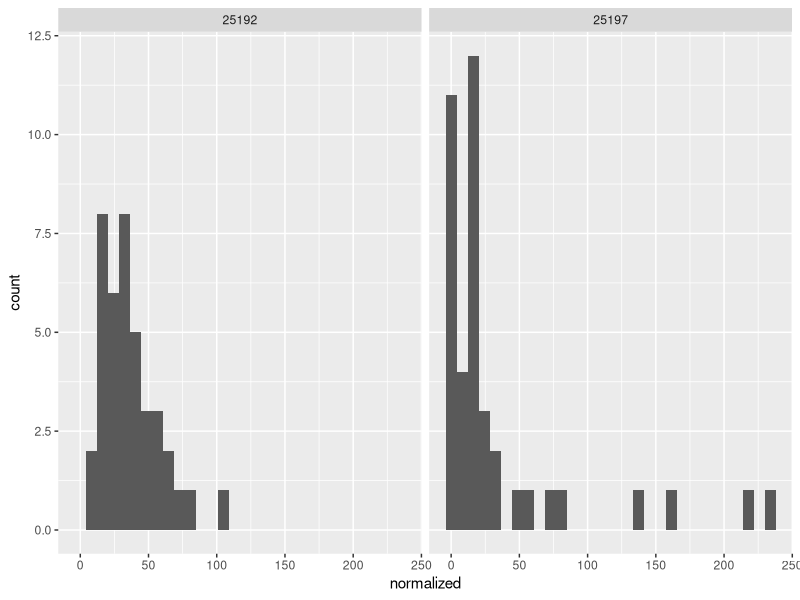
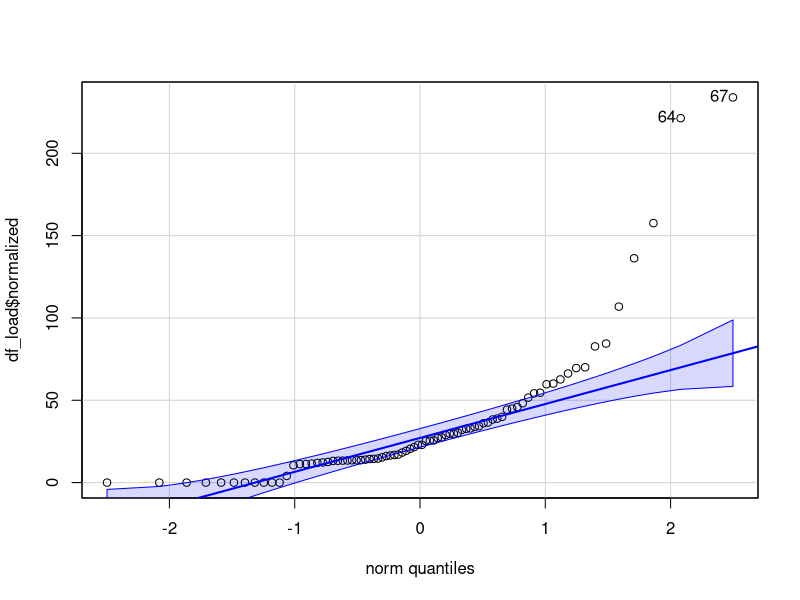
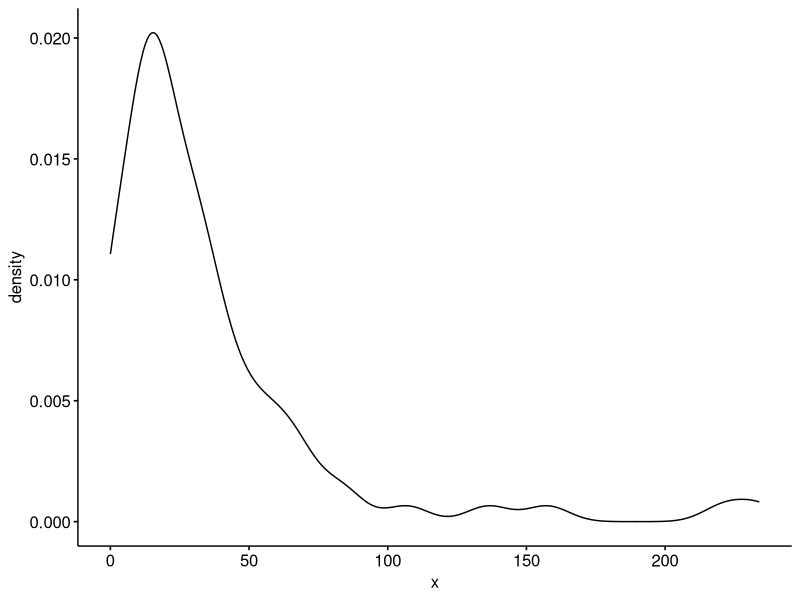
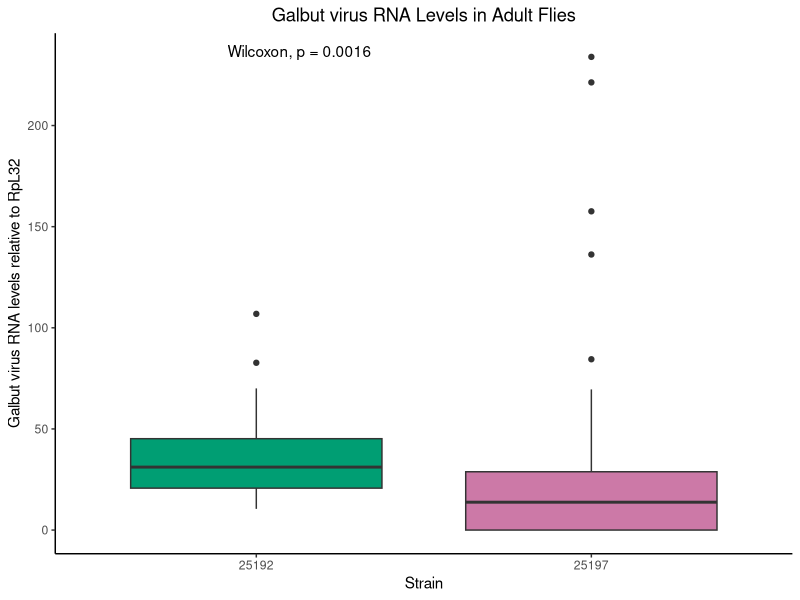
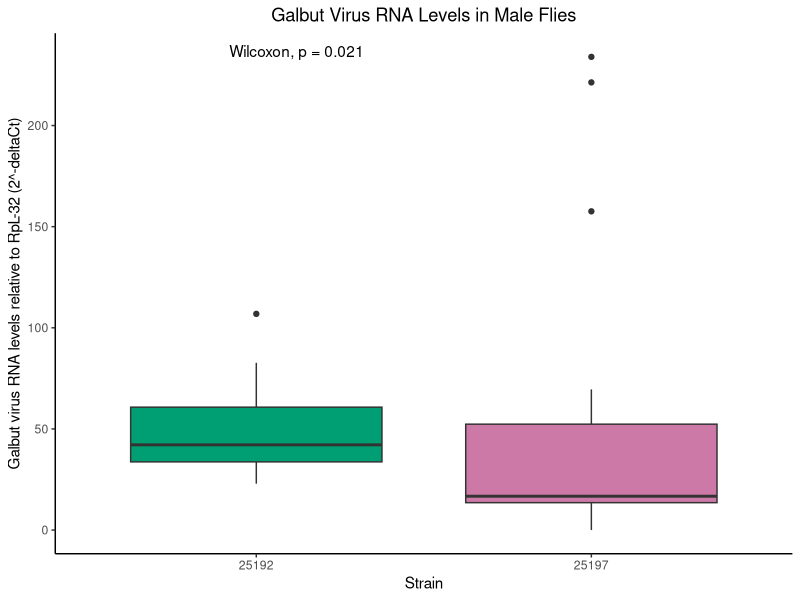
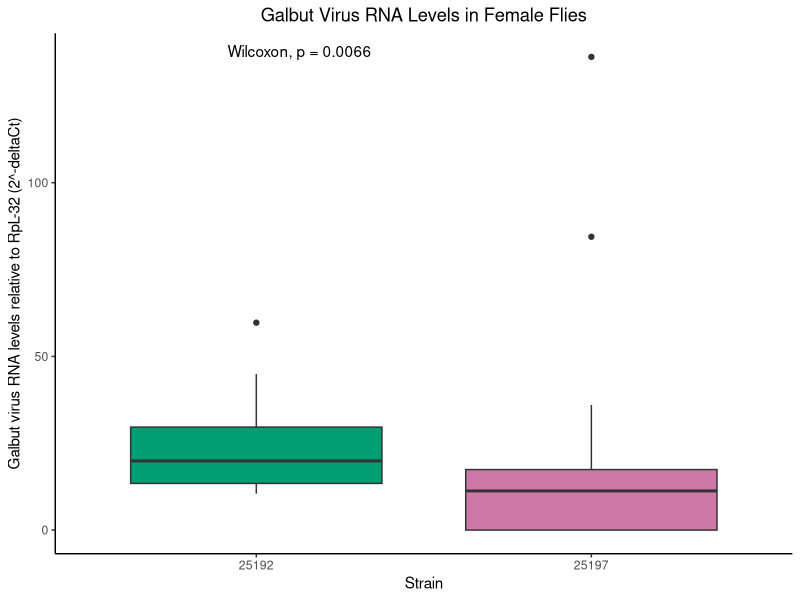
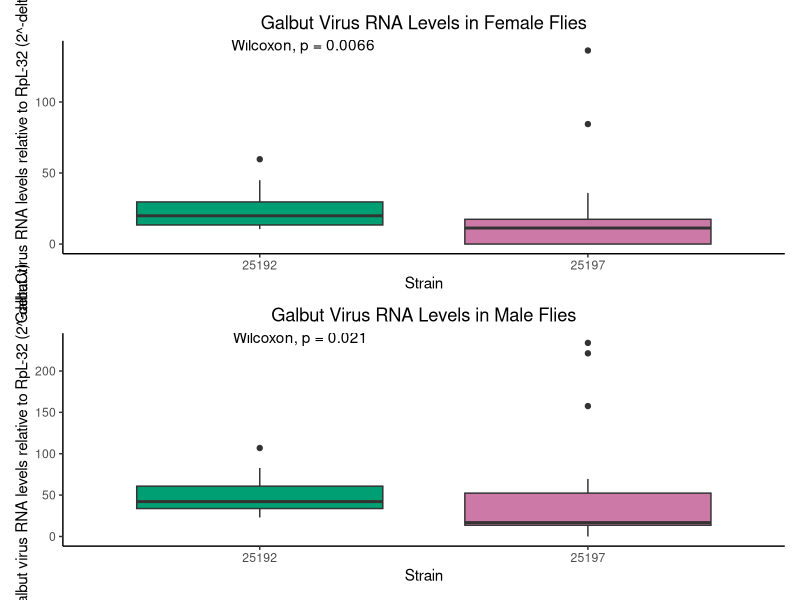
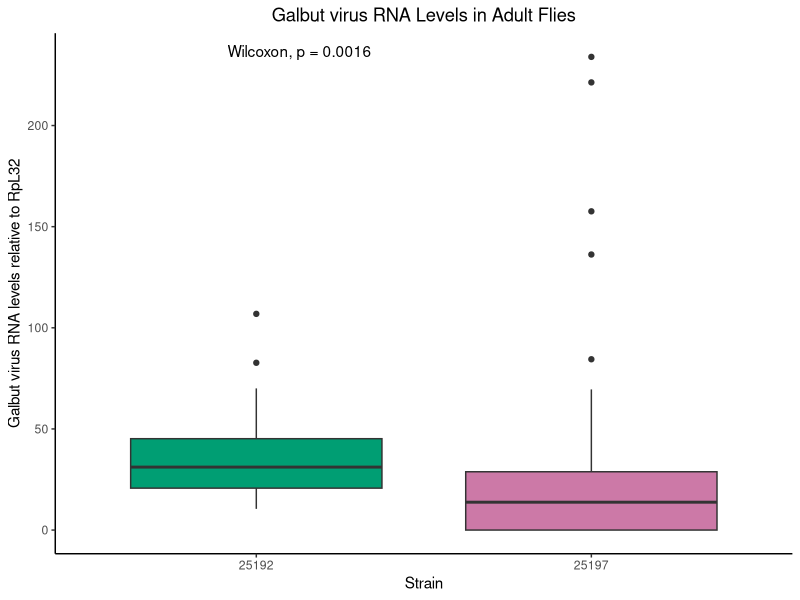

The R source for these figures, in order:
#Script for analysis for Figure 1
# Virus load analysis of testes and ovaries compared to bodies

#Aims of this script:

# 1) Plot the virus loads (as determined by virus RNA relative to RpL-32)
# 2) perform a statistical analysis to see if certain sexes have higher virus load

library(tidyverse)
library(readxl)
library(ggpubr)

#set wd to where the file is saved
setwd(dirname(rstudioapi::getActiveDocumentContext()$path))

#import the data
df_load <- read_excel("galbut_virus_load_by_sex_strain.xlsx")

#statistical analysis

#does the data follow normality assumptions
#do testing to know wilcoxon vs t test

#doesn't appear to be normalized, do wilcoxon
ggplot(df_load, aes(x = normalized)) + 
  geom_histogram() +
  facet_wrap(~strain)
library(car)
qqp(df_load$normalized)
ggdensity(df_load$normalized)


#Plot each type by the respective sex
#do wilcoxon test
#showing it on a plot to be able to use tidyverse (ggplot2 with ggpubr)

#separate each plot by sex
#not comparing across sexes, only within sexes

#plot the data altogether (male and female together)

theme_set(theme_classic())
p_load <- ggplot(df_load, aes(as.factor(strain), normalized)) +
  geom_boxplot(aes(fill = factor(strain))) +
  labs(title = "Galbut virus RNA Levels in Adult Flies",
       y = "Galbut virus RNA levels relative to RpL32",
       x = "Strain") +
  scale_fill_manual(values=c("#009E73", "#CC79A7")) +
  theme(legend.position = "none",
        plot.title = element_text(hjust = 0.5)) +
  scale_y_continuous() +
  stat_compare_means() #this naturally chose to do Wilcoxon
p_load #if you want to view the plot

ggsave("strain_virus_load.pdf", width = 4.5, height = 5, units = "in")

df_load %>% group_by(strain) %>% summarise(mean = mean(normalized), median = median(normalized))

####Split the data by sex######

#pull out male data
df_load_m <- df_load %>% 
                filter(sex == 'male')
#calculate mean and median of tissues for finding fold change difference
df_load_m %>% group_by(strain) %>% summarise(mean = mean(normalized), median = median(normalized))

theme_set(theme_classic())
p_load_m <- ggplot(df_load_m, aes(as.factor(strain), normalized)) +
    geom_boxplot(aes(fill = factor(strain))) +
    labs(title = "Galbut Virus RNA Levels in Male Flies",
         y = "Galbut virus RNA levels relative to RpL-32 (2^-deltaCt)",
         x = "Strain") +
    scale_fill_manual(values=c("#009E73", "#CC79A7")) +
    theme(legend.position = "none",
          plot.title = element_text(hjust = 0.5)) +
    scale_y_continuous() +
    stat_compare_means() #this naturally chose to do Wilcoxon
p_load_m #if you want to view the plot

#pull out the female data
df_load_f <- df_load %>% 
    filter(sex == 'female')  

#calculate mean and median of tissues for finding fold change difference
df_load_f %>% group_by(strain) %>% summarise(mean = mean(normalized), median = median(normalized))

p_load_f <- ggplot(df_load_f, aes(as.factor(strain), normalized)) +
  geom_boxplot(aes(fill = factor(strain))) +
  labs(title = "Galbut Virus RNA Levels in Female Flies",
       y = "Galbut virus RNA levels relative to RpL-32 (2^-deltaCt)",
       x = "Strain") +
  scale_fill_manual(values=c("#009E73", "#CC79A7")) +
  theme(legend.position = "none",
        plot.title = element_text(hjust = 0.5)) +
  scale_y_continuous() +
  stat_compare_means()

p_load_f #if you want to visualize the plot here    

#combine the plots
library(patchwork)
p_load_f + p_load_m +plot_layout(ncol=1)

#save it as a PDF
ggsave("sex_strain_virus_load.pdf", width = 5.2, height = 7, units = "in")
